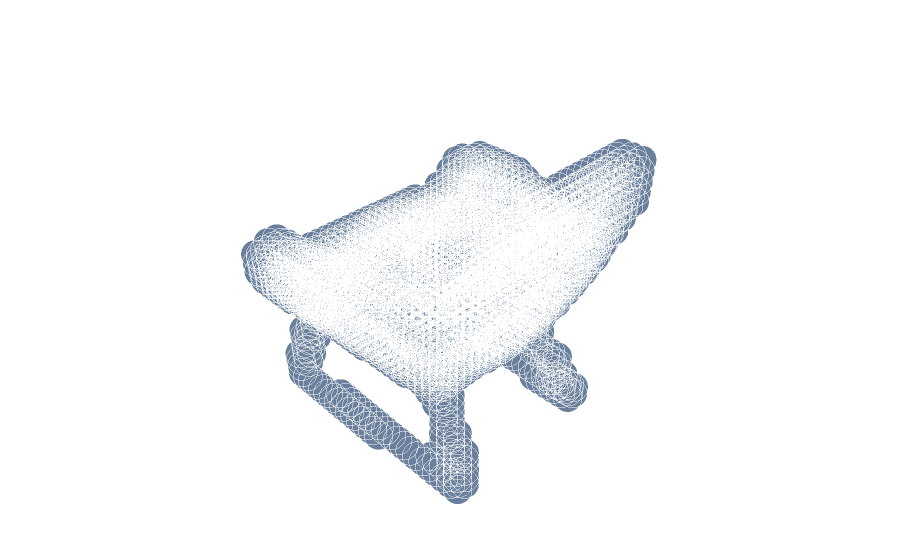

This figure's notebook cell:
### Markdown cell above
# read / convert / plot

### Code cell
# generate file
file = random.choice(files)

def check_fix_file(file):
    with open(file) as f:
        l1 = f.readline()
        l2 = f.readlines()

    if l1 != 'OFF\n' and l1[:3] == 'OFF':
        out = 'OFF\n'
        out += l1.split('OFF')[1]
        out += ''.join(l2)
        with open(file, 'w') as f:
            f.write(out)

def voxels_from_file(file, voxsize):
    cmd = f'/Developer/Machine_Learning/Trabajo1-Machine-Learning/TA-2/binbox/binvox -d {voxsize} -cb -e {file}'
    check_fix_file(file)
    out_file = file.split('.')[0] + '.binvox'
            
    if os.path.exists(out_file):
        os.remove(out_file)

    t = os.system(cmd)
    
    if t == 0:
        with open(out_file, 'rb') as f:
            d = binvox_rw.read_as_3d_array(f).data
        
        os.remove(out_file)
        return 1, d
    else:
        return 0, None

voxels = voxels_from_file(file, 32)
print('\nPlotting:', file)
plot_vol(voxels[1])

### Figure 1 — Plotly figure (JSON) as saved in the notebook; plotly's stock layout.template omitted (floating-point values rounded to 4 significant figures; data arrays with more than 128 entries replaced by an {"elided": "..."} marker saying what was removed)
{"data": [{"marker": {"color": "rgb(105, 127, 155)", "line": {"color": "rgba(217, 217, 217, 0.14)", "width": 0.5}, "opacity": 1, "size": 10}, "mode": "markers", "type": "scatter3d", "x": {"elided": "3503 int values"}, "y": {"elided": "3503 int values"}, "z": {"elided": "3503 int values"}}], "layout": {"margin": {"b": 0, "l": 0, "r": 0, "t": 0}, "scene": {"xaxis": {"visible": false}, "yaxis": {"visible": false}, "zaxis": {"visible": false}}}}
